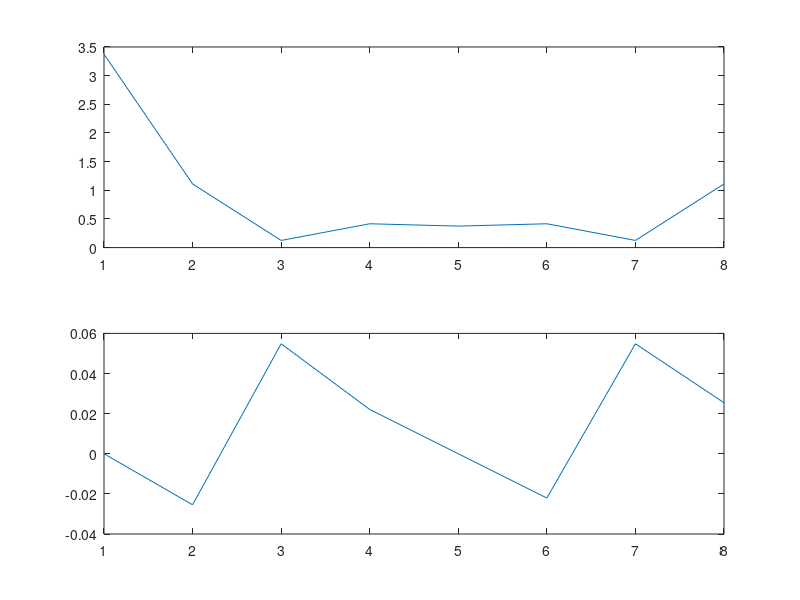

The MATLAB source for this figure:
clear all;
close all;
x=[4 2 1 2 3 4 7 4];
N=length(x);
n=0:N-1;
k=0:N-1;
wn=exp(j*2*pi/N);
nk=n'*k;
wnnk=wn.^nk;
X=x*wnnk;
XX=X/N;


subplot(2,1,1);
plot(abs(XX));
subplot(2,1,2);
plot(angle(XX)*(pi/180));
